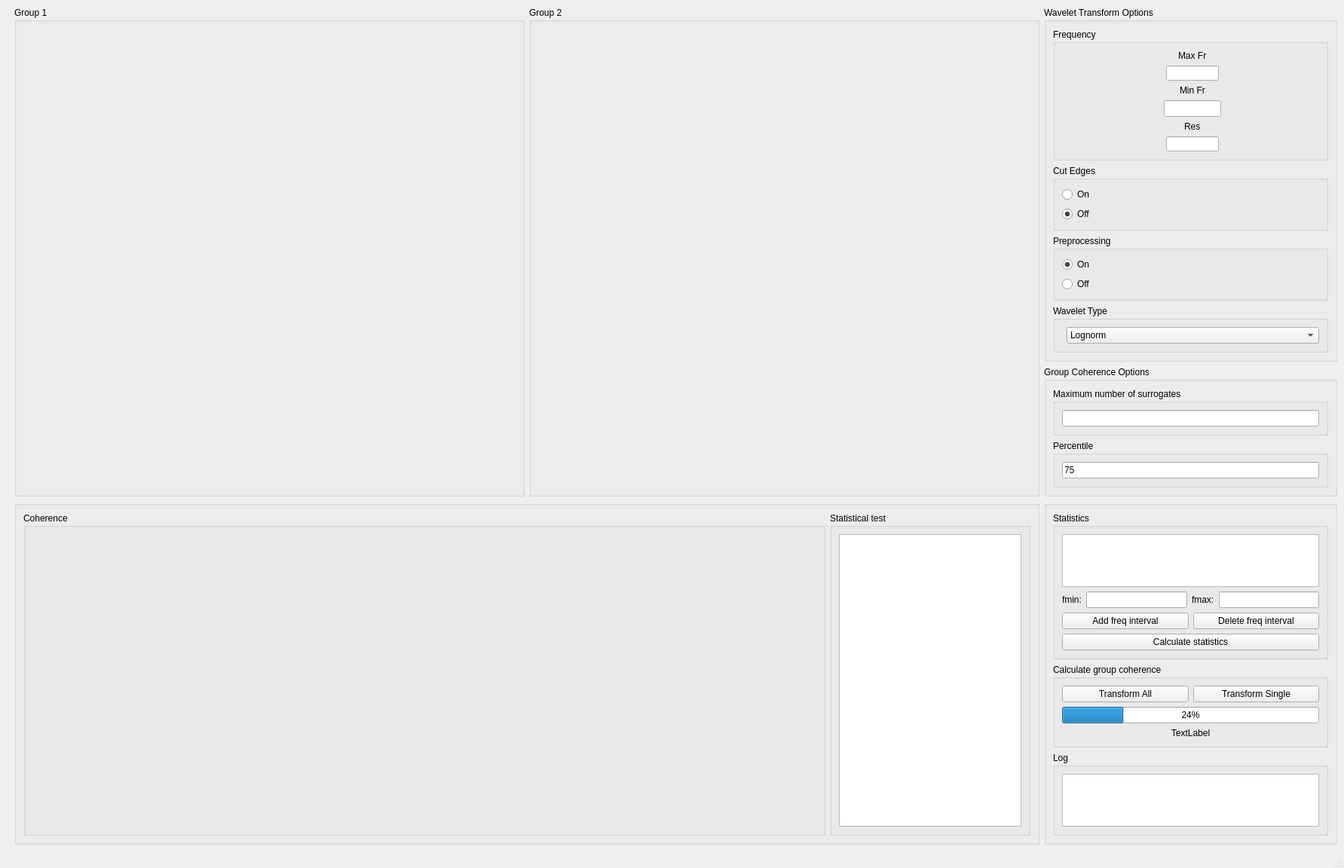
<?xml version="1.0" encoding="UTF-8"?>
<ui version="4.0">
 <class>phase_coherence_window</class>
 <widget class="QMainWindow" name="phase_coherence_window">
  <property name="geometry">
   <rect>
    <x>0</x>
    <y>0</y>
    <width>1783</width>
    <height>1055</height>
   </rect>
  </property>
  <property name="windowTitle">
   <string>MainWindow</string>
  </property>
  <widget class="QWidget" name="centralwidget">
   <layout class="QHBoxLayout" name="horizontalLayout">
    <item>
     <layout class="QHBoxLayout" name="main_layout" stretch="9,0">
      <item>
       <layout class="QVBoxLayout" name="verticalLayout_7" stretch="20">
        <property name="leftMargin">
         <number>10</number>
        </property>
        <item>
         <layout class="QGridLayout" name="gridLayout" rowstretch="4,7" columnstretch="7,2">
          <item row="0" column="0">
           <layout class="QHBoxLayout" name="horizontalLayout_2">
            <property name="sizeConstraint">
             <enum>QLayout::SetMaximumSize</enum>
            </property>
            <item>
             <widget class="QGroupBox" name="verticalGroupBox_2">
              <property name="title">
               <string>Group 1</string>
              </property>
              <layout class="QVBoxLayout" name="verticalLayout_9">
               <item>
                <widget class="SignalPlot" name="plot_1a" native="true"/>
               </item>
               <item>
                <widget class="SignalPlot" name="plot_1b" native="true"/>
               </item>
              </layout>
             </widget>
            </item>
            <item>
             <widget class="QGroupBox" name="verticalGroupBox">
              <property name="title">
               <string>Group 2</string>
              </property>
              <layout class="QVBoxLayout" name="verticalLayout">
               <item>
                <widget class="SignalPlot" name="plot_2a" native="true"/>
               </item>
               <item>
                <widget class="SignalPlot" name="plot_2b" native="true"/>
               </item>
              </layout>
             </widget>
            </item>
           </layout>
          </item>
          <item row="0" column="1">
           <layout class="QVBoxLayout" name="verticalLayout_14">
            <item>
             <widget class="QGroupBox" name="groupBox">
              <property name="title">
               <string>Wavelet Transform Options</string>
              </property>
              <layout class="QVBoxLayout" name="verticalLayout_12">
               <item>
                <widget class="QGroupBox" name="freqOptions">
                 <property name="title">
                  <string>Frequency</string>
                 </property>
                 <layout class="QFormLayout" name="formLayout_2">
                  <property name="labelAlignment">
                   <set>Qt::AlignRight|Qt::AlignTrailing|Qt::AlignVCenter</set>
                  </property>
                  <property name="formAlignment">
                   <set>Qt::AlignHCenter|Qt::AlignTop</set>
                  </property>
                  <item row="1" column="1">
                   <layout class="QVBoxLayout" name="verticalLayout_6" stretch="0,0">
                    <item alignment="Qt::AlignHCenter">
                     <widget class="QLabel" name="label_3">
                      <property name="frameShape">
                       <enum>QFrame::NoFrame</enum>
                      </property>
                      <property name="text">
                       <string>Max Fr</string>
                      </property>
                     </widget>
                    </item>
                    <item alignment="Qt::AlignHCenter">
                     <widget class="QLineEdit" name="line_fmax">
                      <property name="minimumSize">
                       <size>
                        <width>70</width>
                        <height>20</height>
                       </size>
                      </property>
                      <property name="maximumSize">
                       <size>
                        <width>70</width>
                        <height>20</height>
                       </size>
                      </property>
                     </widget>
                    </item>
                   </layout>
                  </item>
                  <item row="2" column="1">
                   <layout class="QVBoxLayout" name="verticalLayout_4">
                    <item alignment="Qt::AlignHCenter">
                     <widget class="QLabel" name="label_4">
                      <property name="frameShape">
                       <enum>QFrame::NoFrame</enum>
                      </property>
                      <property name="text">
                       <string>Min Fr</string>
                      </property>
                     </widget>
                    </item>
                    <item alignment="Qt::AlignHCenter">
                     <widget class="QLineEdit" name="line_fmin">
                      <property name="maximumSize">
                       <size>
                        <width>76</width>
                        <height>22</height>
                       </size>
                      </property>
                     </widget>
                    </item>
                   </layout>
                  </item>
                  <item row="3" column="1">
                   <layout class="QVBoxLayout" name="verticalLayout_5">
                    <item alignment="Qt::AlignHCenter">
                     <widget class="QLabel" name="label_5">
                      <property name="frameShape">
                       <enum>QFrame::NoFrame</enum>
                      </property>
                      <property name="text">
                       <string>Res</string>
                      </property>
                     </widget>
                    </item>
                    <item alignment="Qt::AlignHCenter">
                     <widget class="QLineEdit" name="line_res">
                      <property name="maximumSize">
                       <size>
                        <width>70</width>
                        <height>20</height>
                       </size>
                      </property>
                     </widget>
                    </item>
                   </layout>
                  </item>
                 </layout>
                </widget>
               </item>
               <item>
                <layout class="QVBoxLayout" name="verticalLayout_8">
                 <item>
                  <widget class="QGroupBox" name="groupBox">
                   <property name="title">
                    <string>Cut Edges</string>
                   </property>
                   <layout class="QGridLayout" name="gridLayout_18">
                    <item row="0" column="0">
                     <widget class="QRadioButton" name="radio_cut_on">
                      <property name="text">
                       <string>On</string>
                      </property>
                      <property name="checked">
                       <bool>false</bool>
                      </property>
                     </widget>
                    </item>
                    <item row="1" column="0">
                     <widget class="QRadioButton" name="radio_cut_off">
                      <property name="text">
                       <string>Off</string>
                      </property>
                      <property name="checked">
                       <bool>true</bool>
                      </property>
                     </widget>
                    </item>
                   </layout>
                  </widget>
                 </item>
                 <item>
                  <widget class="QGroupBox" name="groupBox">
                   <property name="title">
                    <string>Preprocessing</string>
                   </property>
                   <layout class="QGridLayout" name="gridLayout_13">
                    <item row="0" column="0">
                     <widget class="QRadioButton" name="radio_preproc_on">
                      <property name="text">
                       <string>On</string>
                      </property>
                      <property name="checked">
                       <bool>true</bool>
                      </property>
                     </widget>
                    </item>
                    <item row="1" column="0">
                     <widget class="QRadioButton" name="radio_preproc_off">
                      <property name="text">
                       <string>Off</string>
                      </property>
                     </widget>
                    </item>
                   </layout>
                  </widget>
                 </item>
                 <item>
                  <widget class="QGroupBox" name="groupBox_3">
                   <property name="title">
                    <string>Wavelet Type</string>
                   </property>
                   <layout class="QFormLayout" name="formLayout_4">
                    <item row="0" column="1">
                     <widget class="QComboBox" name="combo_wavelet_type">
                      <item>
                       <property name="text">
                        <string>Lognorm</string>
                       </property>
                      </item>
                      <item>
                       <property name="text">
                        <string>Morlet</string>
                       </property>
                      </item>
                      <item>
                       <property name="text">
                        <string>Bump</string>
                       </property>
                      </item>
                     </widget>
                    </item>
                   </layout>
                  </widget>
                 </item>
                </layout>
               </item>
              </layout>
             </widget>
            </item>
            <item>
             <widget class="QGroupBox" name="groupBox">
              <property name="title">
               <string>Group Coherence Options</string>
              </property>
              <layout class="QVBoxLayout" name="verticalLayout_2">
               <item>
                <widget class="QGroupBox" name="verticalGroupBox">
                 <property name="title">
                  <string>Maximum number of surrogates</string>
                 </property>
                 <layout class="QVBoxLayout" name="verticalLayout_3">
                  <item>
                   <widget class="QLineEdit" name="line_max_surrogates">
                    <property name="text">
                     <string/>
                    </property>
                   </widget>
                  </item>
                 </layout>
                </widget>
               </item>
               <item>
                <widget class="QGroupBox" name="verticalGroupBox">
                 <property name="title">
                  <string>Percentile</string>
                 </property>
                 <layout class="QVBoxLayout" name="verticalLayout_13">
                  <item>
                   <widget class="QLineEdit" name="line_percentile">
                    <property name="text">
                     <string>75</string>
                    </property>
                   </widget>
                  </item>
                 </layout>
                </widget>
               </item>
              </layout>
             </widget>
            </item>
           </layout>
          </item>
          <item row="1" column="1">
           <layout class="QVBoxLayout" name="verticalLayout_15">
            <item>
             <widget class="QGroupBox" name="groupBox_2">
              <property name="title">
               <string/>
              </property>
              <layout class="QVBoxLayout" name="verticalLayout_10" stretch="0,0,0">
               <item>
                <widget class="QGroupBox" name="groupbox_stats">
                 <property name="title">
                  <string>Statistics</string>
                 </property>
                 <layout class="QVBoxLayout" name="verticalLayout_16">
                  <item>
                   <widget class="QListWidget" name="list_stat"/>
                  </item>
                  <item>
                   <layout class="QHBoxLayout" name="horizontalLayout_5">
                    <item>
                     <widget class="QLabel" name="label">
                      <property name="text">
                       <string>fmin:</string>
                      </property>
                     </widget>
                    </item>
                    <item>
                     <widget class="QLineEdit" name="line_stat_fmin"/>
                    </item>
                    <item>
                     <widget class="QLabel" name="label_2">
                      <property name="text">
                       <string>fmax:</string>
                      </property>
                     </widget>
                    </item>
                    <item>
                     <widget class="QLineEdit" name="line_stat_fmax"/>
                    </item>
                   </layout>
                  </item>
                  <item>
                   <layout class="QHBoxLayout" name="horizontalLayout_4">
                    <item>
                     <widget class="QPushButton" name="btn_stat_add">
                      <property name="text">
                       <string>Add freq interval</string>
                      </property>
                     </widget>
                    </item>
                    <item>
                     <widget class="QPushButton" name="btn_stat_del">
                      <property name="text">
                       <string>Delete freq interval</string>
                      </property>
                     </widget>
                    </item>
                   </layout>
                  </item>
                  <item>
                   <widget class="QPushButton" name="btn_stat_calc">
                    <property name="text">
                     <string>Calculate statistics</string>
                    </property>
                   </widget>
                  </item>
                 </layout>
                </widget>
               </item>
               <item>
                <widget class="QGroupBox" name="groupBox">
                 <property name="title">
                  <string>Calculate group coherence</string>
                 </property>
                 <layout class="QVBoxLayout" name="verticalLayout_11">
                  <item>
                   <layout class="QHBoxLayout" name="horizontalLayout_9">
                    <item>
                     <widget class="QPushButton" name="btn_calculate_all">
                      <property name="text">
                       <string>Transform All</string>
                      </property>
                     </widget>
                    </item>
                    <item>
                     <widget class="QPushButton" name="btn_calculate_single">
                      <property name="text">
                       <string>Transform Single</string>
                      </property>
                     </widget>
                    </item>
                   </layout>
                  </item>
                  <item>
                   <widget class="QProgressBar" name="progress">
                    <property name="value">
                     <number>24</number>
                    </property>
                   </widget>
                  </item>
                  <item>
                   <widget class="QLabel" name="lbl_progress">
                    <property name="text">
                     <string>TextLabel</string>
                    </property>
                    <property name="alignment">
                     <set>Qt::AlignCenter</set>
                    </property>
                   </widget>
                  </item>
                 </layout>
                </widget>
               </item>
               <item>
                <widget class="QGroupBox" name="verticalGroupBox">
                 <property name="title">
                  <string>Log</string>
                 </property>
                 <layout class="QVBoxLayout" name="verticalLayout_18">
                  <item>
                   <widget class="QPlainTextEdit" name="text_log">
                    <property name="readOnly">
                     <bool>true</bool>
                    </property>
                   </widget>
                  </item>
                 </layout>
                </widget>
               </item>
              </layout>
             </widget>
            </item>
           </layout>
          </item>
          <item row="1" column="0">
           <widget class="QGroupBox" name="groupBox">
            <layout class="QHBoxLayout" name="horizontalLayout_3" stretch="8,2">
             <item>
              <widget class="QGroupBox" name="horizontalGroupBox_3">
               <property name="title">
                <string>Coherence</string>
               </property>
               <layout class="QHBoxLayout" name="horizontalLayout_6">
                <item>
                 <widget class="AmplitudePlot" name="plot_right" native="true"/>
                </item>
                <item>
                 <widget class="GroupCoherencePlot" name="plot_main" native="true"/>
                </item>
               </layout>
              </widget>
             </item>
             <item>
              <widget class="QGroupBox" name="horizontalGroupBox_4">
               <property name="title">
                <string>Statistical test</string>
               </property>
               <layout class="QHBoxLayout" name="horizontalLayout_7">
                <item>
                 <widget class="QTableView" name="tbl_stat"/>
                </item>
               </layout>
              </widget>
             </item>
            </layout>
           </widget>
          </item>
         </layout>
        </item>
       </layout>
      </item>
      <item>
       <layout class="QGridLayout" name="gridLayout_6" rowstretch="1,0">
        <item row="1" column="0">
         <layout class="QVBoxLayout" name="advanced_options_section"/>
        </item>
       </layout>
      </item>
     </layout>
    </item>
   </layout>
  </widget>
  <widget class="QStatusBar" name="statusbar"/>
  <widget class="QMenuBar" name="menubar">
   <property name="geometry">
    <rect>
     <x>0</x>
     <y>0</y>
     <width>1783</width>
     <height>18</height>
    </rect>
   </property>
  </widget>
 </widget>
 <customwidgets>
  <customwidget>
   <class>SignalPlot</class>
   <extends>QWidget</extends>
   <header>gui.plotting.plots.SignalPlot</header>
   <container>1</container>
  </customwidget>
  <customwidget>
   <class>AmplitudePlot</class>
   <extends>QWidget</extends>
   <header>gui.plotting.plots.AmplitudePlot</header>
   <container>1</container>
  </customwidget>
  <customwidget>
   <class>GroupCoherencePlot</class>
   <extends>QWidget</extends>
   <header>gui.plotting.plots.GroupCoherencePlot</header>
   <container>1</container>
  </customwidget>
 </customwidgets>
 <resources/>
 <connections/>
</ui>
